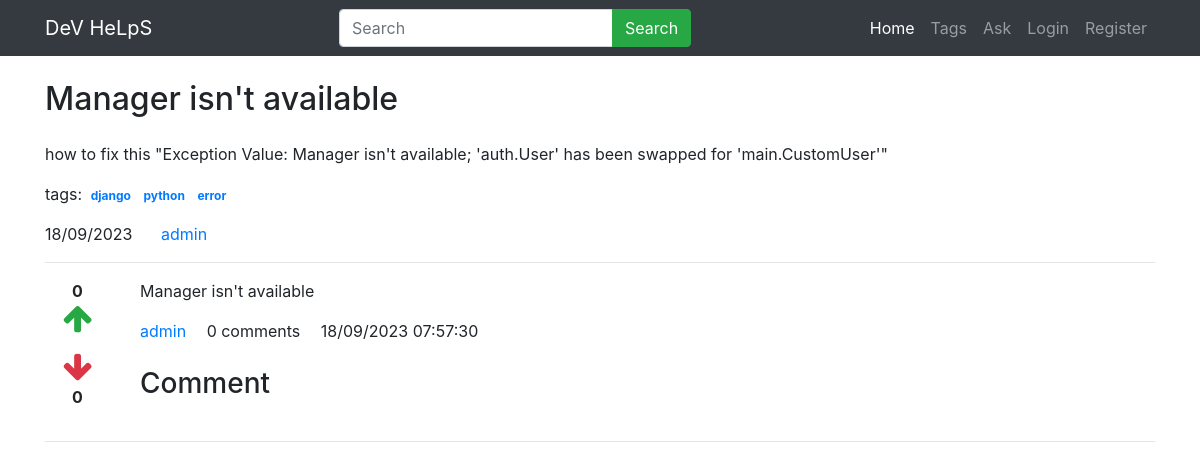
The app's page /detail/2 with its own data.
### main/models.py (models this page shows, shortened)
class Question(models.Model):
    user=models.ForeignKey(CustomUser,on_delete=models.CASCADE)
    title=models.CharField(max_length=300)
    detail=models.TextField()
    tags=models.TextField(default='')
    add_time=models.DateTimeField(auto_now_add=True)

class CustomUser(AbstractUser):
    bio=models.TextField()
    location=models.CharField(max_length=200)

class Answer(models.Model):
    question=models.ForeignKey(Question,on_delete=models.CASCADE)
    user=models.ForeignKey(CustomUser,on_delete=models.CASCADE,null=True)
    detail=models.TextField()
    add_time=models.DateTimeField(auto_now_add=True)

### main/views.py (the view, shortened to what this page needs)
# urls.py: path('detail/<int:id>',views.detail,name='detail'),
def detail(request,id):
    quest=Question.objects.get(pk=id)
    tags=quest.tags.split(',')
    answers=Answer.objects.filter(question=quest)
    answerform=AnswerForm
    return render(request,'detail.html',{
        'quest':quest,
        'tags':tags,
        'answers':answers,
        'answerform':answerform
    })

### main/templates/detail.html (shortened to what this page needs)
{% extends "base.html" %}
{% load static %}
{% load humanize %}
{% block content %}
        <div class="container">
            <h2 class="my-4">{{quest.title}}</h2>
            <p>{{quest.detail}}</p>
            <p>
                tags:
                {% for tag in tags %}
                <a href="/tag/{{tag|slugify}}" class="badge badge-secondery p-1">{{tag}}</a>
                {% endfor %}
            </p>
            <p>
                <span class="mr-4">{{quest.add_time|date:"d/m/Y"}}</span>
                <a href="#">{{quest.user.username}}</a>
            </p>
            <hr/>
            {% for answer in answers %}
            <div class="row">
                <div class="col-1" style="text-align: center;">
                    <div class="upvote">
                        <strong class="upvote-count-{{answer.id}}">{{answer.upvote_set.count}}</Strong><br/>
                        <span class="text-success">
                            <i class="fa fa-arrow-up fa-2x upvote-click" data-answer="{{answer.id}}"></i>
                        </span>
                    </div>
                    <div class="dropdownvote mt-3">
                        <span class="text-danger">
                            <i class="fa fa-arrow-down fa-2x downvote-click" data-answer="{{answer.id}}"></i>
                        </span><br/>
                        <strong class="downvote-count-{{answer.id}}">{{answer.downvote_set.count}}</Strong>
                    </div>
                </div>
                <div class="col-11">
                    <p>
                        {{ answer.detail}}
                    </p>
                    <p>
                        <a href="#" class="mr-3">{{answer.user.username}}</a>
                        <span class="mr-3"><span class="comment-count-{{answer.id}}">{{answer.comment_set.count}}</span> comments</span>
                        <span> {{answer.add_time|date:'d/m/Y h:i:s'}} </span>
                    </p>
                    <h3 class="my-4">Comment</h3>
                </div>
            </div>
            <hr/>
            {% endfor %}
        </div>
{% endblock content %}

### records on screen
Question: title "Manager isn't available", detail "how to fix this \"Exception Value: Manager isn't available; 'auth.User' has been swapped for 'main.CustomUser'\"", add_time "18/09/2023", user.username "admin"
Answer: upvote_set.count "0", downvote_set.count "0", detail "Manager isn't available", user.username "admin", comment_set.count "0", add_time "18/09/2023 07:57:30"

### other values on screen
{{ tag }} "django" "python" "error"
